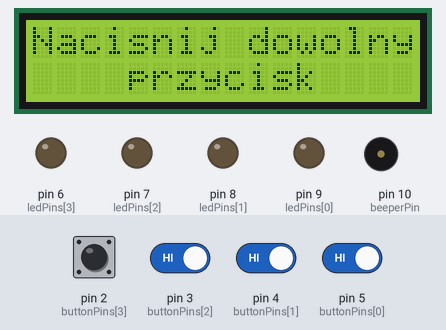
The sketch below on a simulated Arduino Uno, built with avr-gcc and run on an emulated ATmega328P. Shown: 16×2 character LCD, output pins drawn as LEDs (lit = HIGH), buzzer (waves = sounding). Inputs (shaded band) come from the test bench; at power-on: pin 2 (buttonPins[3]), pin 3 (buttonPins[2]), pin 4 (buttonPins[1]), pin 5 (buttonPins[0]) HIGH. Random numbers use the default seed unless the sketch sets one.

Above: at 0.8 s.
0.9 s: pin 2 (buttonPins[3]) pulled LOW for 0.15 s
At 3.2 s:
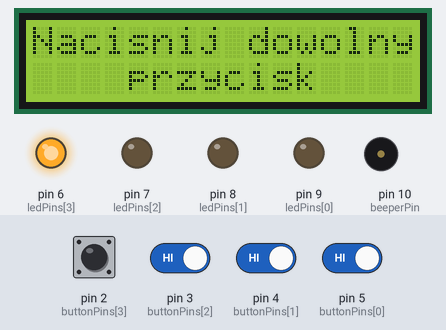
4.0 s: pin 2 (buttonPins[3]) driven LOW and pin 3 (buttonPins[2]) driven LOW and pin 4 (buttonPins[1]) driven LOW and pin 5 (buttonPins[0]) driven LOW
At 5.9 s:
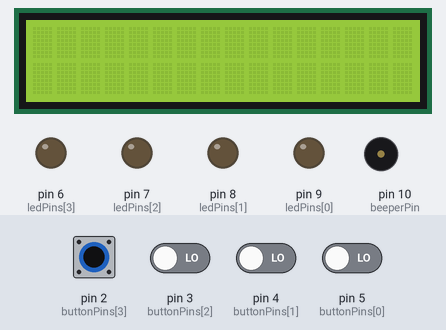
7.0 s: pin 2 (buttonPins[3]) driven HIGH
10.0 s: pin 2 (buttonPins[3]) driven LOW
At 12.7 s:
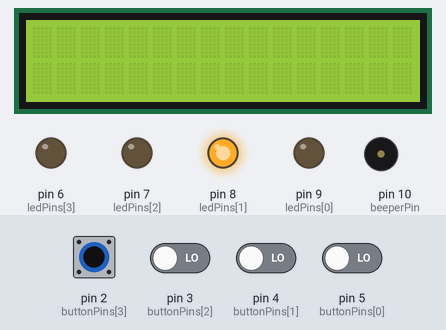
13.0 s: pin 3 (buttonPins[2]) driven HIGH
16.0 s: pin 3 (buttonPins[2]) driven LOW
At 18.4 s:
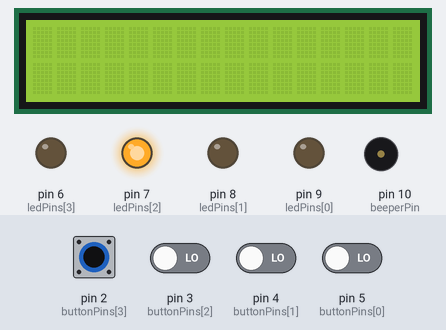
Timing chart, 0 to 31.5 s (numbered marks = the images above; inputs shaded):
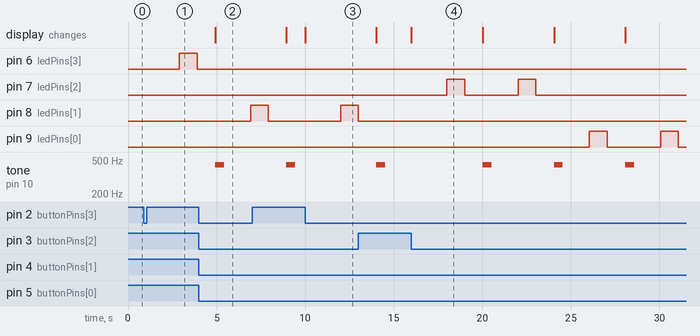

The sketch:

blitz-click.ino
```cpp
#include <LiquidCrystal_I2C.h>

LiquidCrystal_I2C lcd(0x27, 16, 2);  // Ustawienie adresu I2C dla wyświetlacza

const int buttonPins[] = {5, 4, 3, 2};
const int ledPins[] = {9, 8, 7, 6};
const int numButtons = sizeof(buttonPins) / sizeof(int);
int score = 0;
int currentLed = 0;
bool gameEnded = false;
const int beeperPin = 10;  // Pin, do którego podłączony jest beeper
bool gameActive = false;  // Zmienna kontrolująca, czy gra jest aktywna

void setup() {
  lcd.begin(16, 2);
  lcd.print("Nacisnij dowolny");
  lcd.setCursor(4, 1);
  lcd.print("przycisk");

  for (int i = 0; i < numButtons; i++) {
    pinMode(buttonPins[i], INPUT_PULLUP);
    pinMode(ledPins[i], OUTPUT);
  }
  pinMode(beeperPin, OUTPUT);  // Ustawienie pinu beepera jako wyjście

  // Czekaj na naciśnięcie dowolnego przycisku
  while (true) {
    for (int i = 0; i < numButtons; i++) {
      if (digitalRead(buttonPins[i]) == LOW) {
        delay(2000);  // Dodatkowe opóźnienie po rozpoczęciu gry
        gameActive = true;  // Rozpoczęcie gry
        return;
      }
    }
  }
}

bool isOnlyOneButtonPressed(int buttonIndex) {
  for (int i = 0; i < numButtons; i++) {
    if (i != buttonIndex && digitalRead(buttonPins[i]) == LOW) {
      return false;
    }
  }
  return true;
}

bool areAllButtonsPressed() {
  for (int i = 0; i < numButtons; i++) {
    if (digitalRead(buttonPins[i]) == HIGH) {
      return false;
    }
  }
  return true;
}

void loop() {
  if (!gameActive) {
    if (areAllButtonsPressed()) {
      gameEnded = false;
      gameActive = true;
      score = 0;
      lcd.clear();
      delay(2000);
    }
    return;  // Jeśli gra nie jest aktywna, nie wykonuj reszty kodu w pętli
  }

  if (gameEnded) {
    lcd.clear();
    lcd.print("Koniec gry!");
    lcd.setCursor(0, 1);
    lcd.print("Punkty: ");
    lcd.print(score);
    tone(beeperPin, 440, 500);  // Gra dźwięk o częstotliwości 440Hz na 500ms
    gameActive = false;  // Zakończenie gry
    return;
  }

  currentLed = random(numButtons);
  digitalWrite(ledPins[currentLed], HIGH);
  unsigned long startTime = millis();
  int delayTime = 1000 - score * 30;  // Skracamy czas o 30ms za każdym razem, gdy gracz zdobędzie punkt
  if (delayTime < 200) {  // Ustalamy minimalne opóźnienie na 200ms
    delayTime = 200;
  }
  bool buttonPressed = false;
  while (millis() - startTime < delayTime) {
    if (digitalRead(buttonPins[currentLed]) == LOW && isOnlyOneButtonPressed(currentLed)) {
      score++;
      buttonPressed = true;
      lcd.clear();
      lcd.print("Punkty: ");
      lcd.print(score);
      tone(beeperPin, 880, 100);  // Gra dźwięk o częstotliwości 880Hz na 100ms
      break;
    }
  }
  digitalWrite(ledPins[currentLed], LOW);
  if (!buttonPressed) {
    gameEnded = true;
  }
  delay(delayTime);
}
```

Measured:
- after the input at 0.9 s, pin 6 (ledPins[3]): LOW → HIGH after 2.0 s, → LOW 1.0 s later
- after the input at 4.0 s, pin 8 (ledPins[1]): LOW → HIGH after 2.9 s
- after the input at 10.0 s, pin 8 (ledPins[1]): LOW → HIGH after 2.0 s; the display: changes at once (image 3)
- after the input at 16.0 s, pin 7 (ledPins[2]): alternates HIGH for 1.0 s and LOW for 3.0 s, 4 changes in all, then stays LOW, starting after 2.0 s; pin 9 (ledPins[0]): alternates HIGH for 1.0 s and LOW for 3.0 s, starting after 10.1 s
